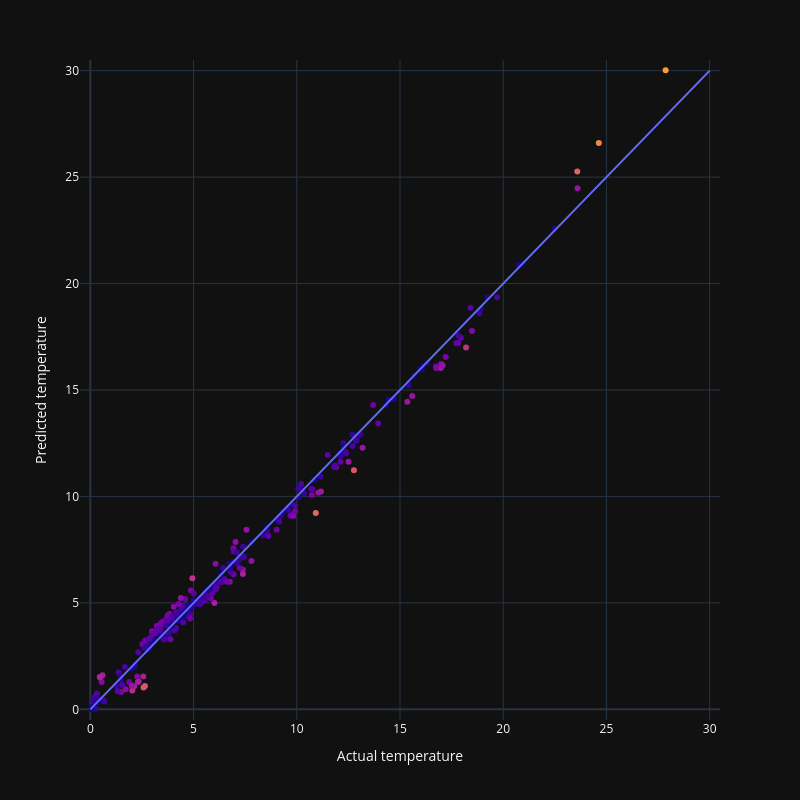

Notebook code cell kept with this figure:
### Markdown cell above
<p>
First off, we see that the R² score is <code>0.98692</code>.
This score tells us how much the variation in our data can be explained by our model.
The best possible score is <code>1.0</code>, so it seems like we're doing pretty good.
</p>

<p>
Let's now also do a scatter plot of the actual vs. predicted values.
</p>

### Code cell
## Create dataframe with actual/predicted values

df_preds = pd.concat([X_test, y_test], axis=1)
df_preds = df_preds.rename(columns={ "TEMP": "TEMP_ACTUAL" })
df_preds["TEMP_PREDICTED"] = model.predict(X_test)
df_preds["TEMP_DIFF"] = np.absolute(df_preds["TEMP_ACTUAL"] - df_preds["TEMP_PREDICTED"])

## Create figure

fig = px.scatter(df_preds.sample(300, random_state=seed), x="TEMP_ACTUAL", y="TEMP_PREDICTED", color="TEMP_DIFF", labels={
    "TEMP_PREDICTED": "Predicted temperature",
    "TEMP_ACTUAL": "Actual temperature"
})

fig = fig.add_traces(px.line(pd.DataFrame({"x": [0, 30], "y": [0, 30] }), x="x", y="y").data)
fig = fig.update_xaxes(range=[-0.5, 30.5])
fig = fig.update_yaxes(range=[-0.5, 30.5])
fig = fig.update_layout(width=800, height=800, coloraxis_showscale=False)

## Display

fig.show()

### Figure 1 — Plotly figure (JSON) as saved in the notebook; plotly's stock layout.template omitted (floating-point values rounded to 4 significant figures; data arrays with more than 128 entries replaced by an {"elided": "..."} marker saying what was removed)
{"data": [{"hovertemplate": "Actual temperature=%{x}<br>Predicted temperature=%{y}<br>TEMP_DIFF=%{marker.color}<extra></extra>", "legendgroup": "", "marker": {"color": {"elided": "300 float values"}, "coloraxis": "coloraxis", "symbol": "circle"}, "mode": "markers", "name": "", "orientation": "v", "showlegend": false, "type": "scatter", "x": {"elided": "300 float values"}, "xaxis": "x", "y": {"elided": "300 float values"}, "yaxis": "y"}, {"hovertemplate": "x=%{x}<br>y=%{y}<extra></extra>", "legendgroup": "", "line": {"color": "#636efa", "dash": "solid"}, "marker": {"symbol": "circle"}, "mode": "lines", "name": "", "orientation": "v", "showlegend": false, "type": "scatter", "x": [0, 30], "xaxis": "x", "y": [0, 30], "yaxis": "y"}], "layout": {"coloraxis": {"colorbar": {"title": {"text": "TEMP_DIFF"}}, "colorscale": [[0, "#0d0887"], [0.1111, "#46039f"], [0.2222, "#7201a8"], [0.3333, "#9c179e"], [0.4444, "#bd3786"], [0.5556, "#d8576b"], [0.6667, "#ed7953"], [0.7778, "#fb9f3a"], [0.8889, "#fdca26"], [1, "#f0f921"]], "showscale": false}, "height": 800, "legend": {"tracegroupgap": 0}, "margin": {"t": 60}, "width": 800, "xaxis": {"anchor": "y", "domain": [0, 1], "range": [-0.5, 30.5], "title": {"text": "Actual temperature"}}, "yaxis": {"anchor": "x", "domain": [0, 1], "range": [-0.5, 30.5], "title": {"text": "Predicted temperature"}}}}
